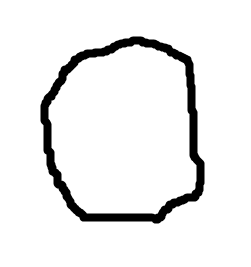
#> input picture digit0.png, 251 x 267 px; the run also reads 2 pictures not shown here
$ jupyter execute --allow-errors '19 ws.ipynb'
#> lines starting #> are read from the running program, lines starting #| are printed output that depends on the picture
[cell 1]
# ws01
from sklearn import datasets
import matplotlib.pyplot as plt
import numpy as np

digits = datasets.load_digits()

[cell 2]
digits.keys()

[cell 3]
print(digits.DESCR)

[cell 4]
digits.data.shape

[cell 5]
digits.images.shape

[cell 6]
digits.images[:2]

[cell 7]
digits.target[:40]

[cell 8]
digits.target.shape

[cell 9]
img = digits.images[2]
img.shape

[cell 10]
print(img)

[cell 11]
print(np.isnan(digits.images).sum())
np.isnan(digits.data).sum()

## ws02

[cell 12]
img = digits.images[1796]
img = digits.images[0]

plt.figure(figsize=(2, 2))
plt.imshow(img)
plt.show()

[cell 13]
img = digits.images[7]
plt.figure(figsize=(2, 2))
plt.imshow(img, cmap=plt.cm.gray)
plt.show()
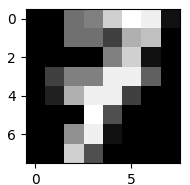
#> figure drawn by matplotlib, 1 panel

[cell 14]
plt.figure(figsize=(2, 2))
plt.imshow(img, cmap=plt.cm.gray_r)
plt.show()
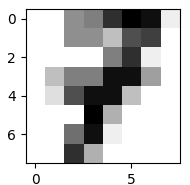
#> figure drawn by matplotlib, 1 panel

[cell 15]
def visual_multi(i):
    '''Plots 15 digits, starting with digit i'''
#> called with i = 0
    nplots = 40
    fig = plt.figure(figsize=(8, 4))
    for j in range(nplots):
        plt.subplot(4, 10, j+1)
        plt.imshow(digits.images[i+j], cmap=plt.cm.gray_r)
        plt.title(digits.target[i+j])
        plt.xticks([]); plt.yticks([])
    plt.show()
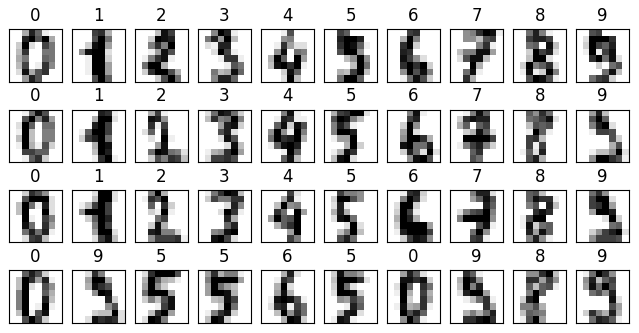
#> figure drawn by matplotlib, 40 panels

[cell 16]
visual_multi(0)

## ws03

[cell 17]
n_samples = len(digits.images)  #
n_samples

[cell 18]
X = digits.images.reshape((n_samples, -1))
X[:2]

[cell 19]
y = digits.target
y[:20]

[cell 20]
from sklearn.model_selection import train_test_split
X_train, X_test,y_train,y_test = train_test_split(X, y, test_size=0.4, random_state=20) #
X_train.shape , X_test.shape

## ws04

[cell 21]
from sklearn import svm

model = svm.SVC(gamma='scale')

[cell 22]
model.fit(X_train, y_train)

[cell 23]
y_pred = model.predict(X_test)
y_pred[:20]

[cell 24]
y_test[:20]

[cell 25]
from sklearn.metrics import accuracy_score
accuracy_score(y_test, y_pred)

[cell 26]
from sklearn.metrics import accuracy_score
from sklearn.metrics import classification_report
from sklearn.metrics import confusion_matrix

print('Accuracy Score: {:.4f}'.format(accuracy_score(y_test, y_pred)))

print(classification_report(y_test, y_pred))

cm = confusion_matrix(y_test, y_pred)
print(cm)

[cell 27]
# import matplotlib.pyplot as plt
import scikitplot as skplot
skplot.metrics.plot_confusion_matrix(y_test, y_pred)
#> (this line was passed over: scikitplot is not available in this run)
plt.savefig('digit-cm2.png', dpi=120)
plt.show()

## sw05

[cell 28]
idx_miss = np.where(y_test != y_pred)
idx_miss

[cell 29]
y_test[idx_miss]

[cell 30]
y_pred[idx_miss]

[cell 31]
X_test[idx_miss][0]

[cell 32]
fig = plt.figure(figsize=(2, 2)) #
plt.imshow(X_test[idx_miss][0].reshape(8,8), cmap=plt.cm.gray_r)
plt.show()
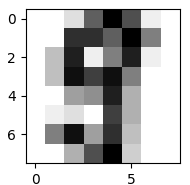
#> figure drawn by matplotlib, 1 panel

[cell 33]
fig = plt.figure(figsize=(8, 3))
for j,k in enumerate(idx_miss[0]):

    plt.subplot(2, 7, j+1)
    plt.imshow(X_test[k].reshape(8,8), cmap=plt.cm.gray_r)
    plt.title(y_test[k])
    plt.xticks([])
    plt.yticks([])

plt.show()
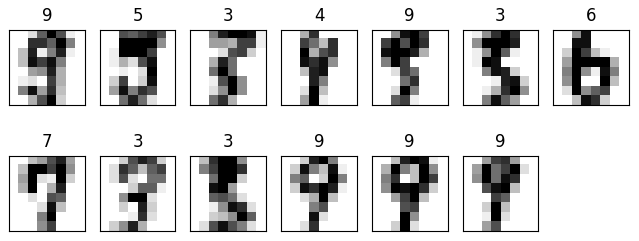
#> figure drawn by matplotlib, 13 panels

## ws06

[cell 34]
from sklearn.model_selection import cross_val_score

model = svm.SVC(gamma='scale')

cvs = cross_val_score(model, X, y, cv=10)
print(cvs.round(4))
cvs.mean().round(4)

## ws08

[cell 35]
import numpy as np
from PIL import Image, ImageOps

model = svm.SVC(gamma='scale')
model.fit(X, y)

imgfile = 'digit0.png'

img = Image.open(imgfile).convert('L')
img = ImageOps.invert(img)
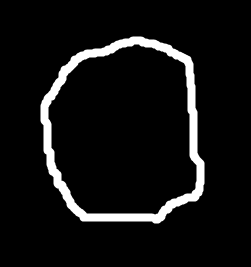
#> img: PIL image 251x267 L; min 0, max 255, mean 17.9
img = img.resize((8, 8), Image.LANCZOS)

[cell 36]
pixel = np.array(img)  # 8x8
pixel = pixel / 255.0 * 16
pixel = pixel.astype('int')

my_digit = pixel.reshape(1, -1)  # 1x64
predicted = model.predict(my_digit)
#> predicted = [0]

plt.figure(figsize=(2, 2))
plt.imshow(pixel, cmap=plt.cm.gray_r)
plt.title('Predicted:{}'. format(predicted[0]))
plt.xticks([])
plt.yticks([])

plt.show()
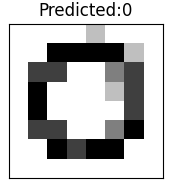
#> figure drawn by matplotlib, 1 panel

[cell 37]
pixel
my_digit

[cell 38]
import numpy as np
from PIL import Image, ImageOps

def predict_digit(imgfile):
#> called with imgfile = 'digit1.png'
    img = Image.open(imgfile).convert('L')
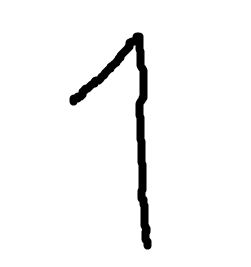
#> input picture digit1.png, 251 x 267 px
    img = ImageOps.invert(img)
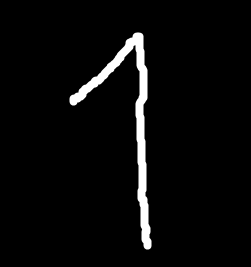
#> img: PIL image 251x267 L; min 0, max 255, mean 9.8
    img = img.resize((8, 8), Image.LANCZOS)


    pixel = np.array(img)
    pixel = pixel / 255.0 * 16
    pixel = pixel.astype('int')

    my_digit = pixel.reshape(1, -1)
    predicted = model.predict(my_digit)
#> predicted = [1]

    plt.figure(figsize=(1,1))
    plt.imshow(pixel, cmap=plt.cm.gray_r)
    plt.title('Predicted:{}'. format(predicted[0]))
    plt.xticks([])
    plt.yticks([])
    plt.show()
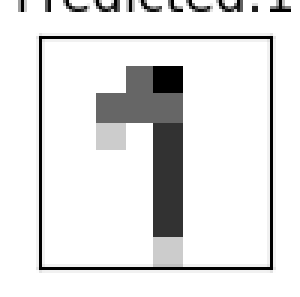
#> figure drawn by matplotlib, 1 panel
#> pass 2 of the loop `for i in imgfiles:`:
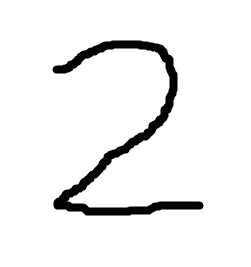
#> input picture digit2.png, 251 x 267 px
#> in predict_digit (call 2), `img = ImageOps.invert(img)`:
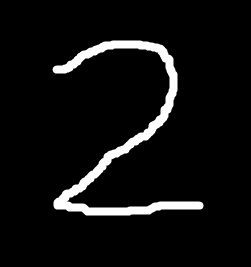
#> img: PIL image 251x267 L; min 0, max 255, mean 15.3
#> in predict_digit (call 2), `predicted = model.predict(my_digit)`: predicted = [7]
#> in predict_digit (call 2), `plt.show()`:
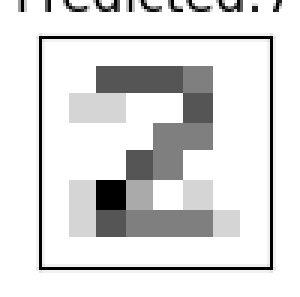
#> figure drawn by matplotlib, 1 panel
#> pass 3 of the loop `for i in imgfiles:`:
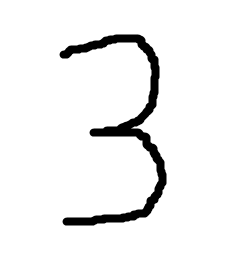
#> input picture digit3.png, 251 x 267 px
#> in predict_digit (call 3), `predicted = model.predict(my_digit)`: predicted = [4]
#> in predict_digit (call 3), `plt.show()`:
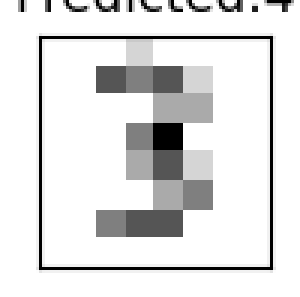
#> figure drawn by matplotlib, 1 panel

imgfiles = ['digit1.png','digit2.png','digit3.png','digit4.png','digit5.png',
            'digit6.png','digit7.png','digit8.png','digit9.png','digit0.png']
#> (the rest of this cell did not finish here and is left out)

## ws09

[cell 39]
from PIL import Image, ImageOps

imgfile = 'digit0.png'
#> imgfile = 'digit0.png'
img = Image.open(imgfile).convert('L')
img = ImageOps.invert(img)
img = img.resize((8, 8), Image.LANCZOS)

[cell 40]
pixel = np.array(img)  # 8x8
pixel = pixel / 255.0 * 16
pixel = pixel.astype('int')
pixel

[cell 41]
digit_0_001 = pixel.reshape(1, -1)[0]  # 1x64
#> digit_0_001 = 64 values, max 4 at index 10, min 0 at index 0, mean 1.11
digit_0_001
#> Out has the same summary as digit_0_001

[cell 42]
imgfile = 'digit1.png'
img = Image.open(imgfile).convert('L') # gray
img = ImageOps.invert(img)
img = img.resize((8, 8), Image.LANCZOS)  # should anti resize
pixel = np.array(img)  # 8x8
pixel = pixel / 255.0 * 16
pixel = pixel.astype('int')
pixel
digit_1_001 = pixel.reshape(1, -1)[0]  # 1x64
#> digit_1_001 = 64 values, max 5 at index 12, min 0 at index 0, mean 0.547
digit_1_001
#> Out has the same summary as digit_1_001

[cell 43]
imgfile = 'digit2.png'
img = Image.open(imgfile).convert('L') # gray
img = ImageOps.invert(img)
img = img.resize((8, 8), Image.LANCZOS)  # should anti resize
pixel = np.array(img)  # 8x8
pixel = pixel / 255.0 * 16
pixel = pixel.astype('int')
pixel
digit_2_001 = pixel.reshape(1, -1)[0]  # 1x64
#> digit_2_001 = 64 values, max 6 at index 42, min 0 at index 0, mean 0.922
digit_2_001
#> Out has the same summary as digit_2_001

[cell 44]
imgfile = 'digit3.png'
img = Image.open(imgfile).convert('L') # gray
img = ImageOps.invert(img)
img = img.resize((8, 8), Image.LANCZOS)  # should anti resize
pixel = np.array(img)  # 8x8
pixel = pixel / 255.0 * 16
pixel = pixel.astype('int')
pixel
digit_3_001 = pixel.reshape(1, -1)[0]  # 1x64
#> digit_3_001 = 64 values, max 6 at index 28, min 0 at index 0, mean 0.766
digit_3_001
#> Out has the same summary as digit_3_001

[cell 45]
import pandas as pd

df = pd.DataFrame([digit_0_001])
#> df = table of 1 rows and 64 columns
#> (the rest of this cell did not finish here and is left out)

[cell 46]
import pandas as pd

# Assume digit_0_001, digit_1_001, digit_2_001, digit_3_001 are numpy arrays

# Create DataFrames from numpy arrays
df = pd.DataFrame([digit_0_001])  # Creating the initial DataFrame

# Convert other arrays to DataFrames
df1 = pd.DataFrame([digit_1_001])
#> df1 = table of 1 rows and 64 columns
df2 = pd.DataFrame([digit_2_001])
#> df2 = table of 1 rows and 64 columns
df3 = pd.DataFrame([digit_3_001])
#> df3 = table of 1 rows and 64 columns

# Concatenate all DataFrames
df_combined = pd.concat([df, df1, df2, df3], ignore_index=True)
#> df_combined = table of 4 rows and 64 columns

print(df_combined)
#> (printed output is left out)

[cell 47]
y = [0,1,2,3]

[cell 48]
X = df
#> X = table of 1 rows and 64 columns
X
#> Out = table of 1 rows and 64 columns

[cell 49]
X.shape
#> Out = (1, 64)
